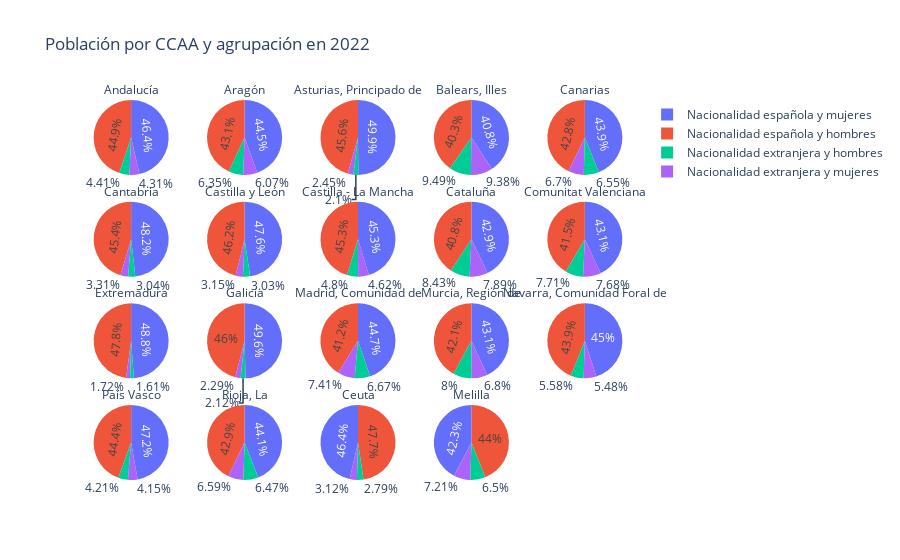

The notebook cell this image was saved under:
### Code cell
spanish_population_per_ccaa_small_multiple_pies()

### Figure 1 — Plotly figure (JSON) as saved in the notebook; plotly's stock layout.template omitted (floating-point values rounded to 4 significant figures)
{"data": [{"domain": {"x": [0, 0.184], "y": [0.8025, 1]}, "hovertemplate": "Comunidades y Ciudades Autónomas=Andalucía<br>Agrupación=%{label}<br>Total=%{value}<extra></extra>", "labels": ["Nacionalidad española y hombres", "Nacionalidad española y mujeres", "Nacionalidad extranjera y hombres", "Nacionalidad extranjera y mujeres"], "legendgroup": "", "name": "", "showlegend": true, "type": "pie", "values": [3812505, 3946304, 375090, 366288]}, {"domain": {"x": [0.204, 0.388], "y": [0.8025, 1]}, "hovertemplate": "Comunidades y Ciudades Autónomas=Aragón<br>Agrupación=%{label}<br>Total=%{value}<extra></extra>", "labels": ["Nacionalidad española y hombres", "Nacionalidad española y mujeres", "Nacionalidad extranjera y hombres", "Nacionalidad extranjera y mujeres"], "legendgroup": "", "name": "", "showlegend": true, "type": "pie", "values": [571243, 590310, 84233, 80529]}, {"domain": {"x": [0.408, 0.592], "y": [0.8025, 1]}, "hovertemplate": "Comunidades y Ciudades Autónomas=Asturias, Principado de<br>Agrupación=%{label}<br>Total=%{value}<extra></extra>", "labels": ["Nacionalidad española y hombres", "Nacionalidad española y mujeres", "Nacionalidad extranjera y hombres", "Nacionalidad extranjera y mujeres"], "legendgroup": "", "name": "", "showlegend": true, "type": "pie", "values": [458084, 500972, 21050, 24580]}, {"domain": {"x": [0.612, 0.796], "y": [0.8025, 1]}, "hovertemplate": "Comunidades y Ciudades Autónomas=Balears, Illes<br>Agrupación=%{label}<br>Total=%{value}<extra></extra>", "labels": ["Nacionalidad española y hombres", "Nacionalidad española y mujeres", "Nacionalidad extranjera y hombres", "Nacionalidad extranjera y mujeres"], "legendgroup": "", "name": "", "showlegend": true, "type": "pie", "values": [474021, 480621, 111675, 110342]}, {"domain": {"x": [0.816, 1], "y": [0.8025, 1]}, "hovertemplate": "Comunidades y Ciudades Autónomas=Canarias<br>Agrupación=%{label}<br>Total=%{value}<extra></extra>", "labels": ["Nacionalidad española y hombres", "Nacionalidad española y mujeres", "Nacionalidad extranjera y hombres", "Nacionalidad extranjera y mujeres"], "legendgroup": "", "name": "", "showlegend": true, "type": "pie", "values": [932850, 956362, 142565, 145924]}, {"domain": {"x": [0, 0.184], "y": [0.535, 0.7325]}, "hovertemplate": "Comunidades y Ciudades Autónomas=Cantabria<br>Agrupación=%{label}<br>Total=%{value}<extra></extra>", "labels": ["Nacionalidad española y hombres", "Nacionalidad española y mujeres", "Nacionalidad extranjera y hombres", "Nacionalidad extranjera y mujeres"], "legendgroup": "", "name": "", "showlegend": true, "type": "pie", "values": [265907, 282292, 17811, 19392]}, {"domain": {"x": [0.204, 0.388], "y": [0.535, 0.7325]}, "hovertemplate": "Comunidades y Ciudades Autónomas=Castilla y León<br>Agrupación=%{label}<br>Total=%{value}<extra></extra>", "labels": ["Nacionalidad española y hombres", "Nacionalidad española y mujeres", "Nacionalidad extranjera y hombres", "Nacionalidad extranjera y mujeres"], "legendgroup": "", "name": "", "showlegend": true, "type": "pie", "values": [1095881, 1130104, 72002, 74653]}, {"domain": {"x": [0.408, 0.592], "y": [0.535, 0.7325]}, "hovertemplate": "Comunidades y Ciudades Autónomas=Castilla - La Mancha<br>Agrupación=%{label}<br>Total=%{value}<extra></extra>", "labels": ["Nacionalidad española y hombres", "Nacionalidad española y mujeres", "Nacionalidad extranjera y hombres", "Nacionalidad extranjera y mujeres"], "legendgroup": "", "name": "", "showlegend": true, "type": "pie", "values": [929397, 930456, 98606, 94869]}, {"domain": {"x": [0.612, 0.796], "y": [0.535, 0.7325]}, "hovertemplate": "Comunidades y Ciudades Autónomas=Cataluña<br>Agrupación=%{label}<br>Total=%{value}<extra></extra>", "labels": ["Nacionalidad española y hombres", "Nacionalidad española y mujeres", "Nacionalidad extranjera y hombres", "Nacionalidad extranjera y mujeres"], "legendgroup": "", "name": "", "showlegend": true, "type": "pie", "values": [3176747, 3344054, 657039, 614771]}, {"domain": {"x": [0.816, 1], "y": [0.535, 0.7325]}, "hovertemplate": "Comunidades y Ciudades Autónomas=Comunitat Valenciana<br>Agrupación=%{label}<br>Total=%{value}<extra></extra>", "labels": ["Nacionalidad española y hombres", "Nacionalidad española y mujeres", "Nacionalidad extranjera y hombres", "Nacionalidad extranjera y mujeres"], "legendgroup": "", "name": "", "showlegend": true, "type": "pie", "values": [2117021, 2196477, 392940, 391529]}, {"domain": {"x": [0, 0.184], "y": [0.2675, 0.465]}, "hovertemplate": "Comunidades y Ciudades Autónomas=Extremadura<br>Agrupación=%{label}<br>Total=%{value}<extra></extra>", "labels": ["Nacionalidad española y hombres", "Nacionalidad española y mujeres", "Nacionalidad extranjera y hombres", "Nacionalidad extranjera y mujeres"], "legendgroup": "", "name": "", "showlegend": true, "type": "pie", "values": [504519, 515119, 16944, 18194]}, {"domain": {"x": [0.204, 0.388], "y": [0.2675, 0.465]}, "hovertemplate": "Comunidades y Ciudades Autónomas=Galicia<br>Agrupación=%{label}<br>Total=%{value}<extra></extra>", "labels": ["Nacionalidad española y hombres", "Nacionalidad española y mujeres", "Nacionalidad extranjera y hombres", "Nacionalidad extranjera y mujeres"], "legendgroup": "", "name": "", "showlegend": true, "type": "pie", "values": [1237678, 1334046, 57030, 61710]}, {"domain": {"x": [0.408, 0.592], "y": [0.2675, 0.465]}, "hovertemplate": "Comunidades y Ciudades Autónomas=Madrid, Comunidad de<br>Agrupación=%{label}<br>Total=%{value}<extra></extra>", "labels": ["Nacionalidad española y hombres", "Nacionalidad española y mujeres", "Nacionalidad extranjera y hombres", "Nacionalidad extranjera y mujeres"], "legendgroup": "", "name": "", "showlegend": true, "type": "pie", "values": [2780057, 3020310, 450097, 499872]}, {"domain": {"x": [0.612, 0.796], "y": [0.2675, 0.465]}, "hovertemplate": "Comunidades y Ciudades Autónomas=Murcia, Región de<br>Agrupación=%{label}<br>Total=%{value}<extra></extra>", "labels": ["Nacionalidad española y hombres", "Nacionalidad española y mujeres", "Nacionalidad extranjera y hombres", "Nacionalidad extranjera y mujeres"], "legendgroup": "", "name": "", "showlegend": true, "type": "pie", "values": [644830, 660283, 122578, 104187]}, {"domain": {"x": [0.816, 1], "y": [0.2675, 0.465]}, "hovertemplate": "Comunidades y Ciudades Autónomas=Navarra, Comunidad Foral de<br>Agrupación=%{label}<br>Total=%{value}<extra></extra>", "labels": ["Nacionalidad española y hombres", "Nacionalidad española y mujeres", "Nacionalidad extranjera y hombres", "Nacionalidad extranjera y mujeres"], "legendgroup": "", "name": "", "showlegend": true, "type": "pie", "values": [291531, 299111, 37089, 36386]}, {"domain": {"x": [0, 0.184], "y": [0, 0.1975]}, "hovertemplate": "Comunidades y Ciudades Autónomas=País Vasco<br>Agrupación=%{label}<br>Total=%{value}<extra></extra>", "labels": ["Nacionalidad española y hombres", "Nacionalidad española y mujeres", "Nacionalidad extranjera y hombres", "Nacionalidad extranjera y mujeres"], "legendgroup": "", "name": "", "showlegend": true, "type": "pie", "values": [980673, 1042884, 92920, 91697]}, {"domain": {"x": [0.204, 0.388], "y": [0, 0.1975]}, "hovertemplate": "Comunidades y Ciudades Autónomas=Rioja, La<br>Agrupación=%{label}<br>Total=%{value}<extra></extra>", "labels": ["Nacionalidad española y hombres", "Nacionalidad española y mujeres", "Nacionalidad extranjera y hombres", "Nacionalidad extranjera y mujeres"], "legendgroup": "", "name": "", "showlegend": true, "type": "pie", "values": [137163, 140974, 20688, 21067]}, {"domain": {"x": [0.408, 0.592], "y": [0, 0.1975]}, "hovertemplate": "Comunidades y Ciudades Autónomas=Ceuta<br>Agrupación=%{label}<br>Total=%{value}<extra></extra>", "labels": ["Nacionalidad española y hombres", "Nacionalidad española y mujeres", "Nacionalidad extranjera y hombres", "Nacionalidad extranjera y mujeres"], "legendgroup": "", "name": "", "showlegend": true, "type": "pie", "values": [39607, 38600, 2320, 2590]}, {"domain": {"x": [0.612, 0.796], "y": [0, 0.1975]}, "hovertemplate": "Comunidades y Ciudades Autónomas=Melilla<br>Agrupación=%{label}<br>Total=%{value}<extra></extra>", "labels": ["Nacionalidad española y hombres", "Nacionalidad española y mujeres", "Nacionalidad extranjera y hombres", "Nacionalidad extranjera y mujeres"], "legendgroup": "", "name": "", "showlegend": true, "type": "pie", "values": [37453, 36042, 5537, 6138]}], "layout": {"annotations": [{"font": {}, "showarrow": false, "text": "País Vasco", "x": 0.092, "xanchor": "center", "xref": "paper", "y": 0.1975, "yanchor": "bottom", "yref": "paper"}, {"font": {}, "showarrow": false, "text": "Rioja, La", "x": 0.296, "xanchor": "center", "xref": "paper", "y": 0.1975, "yanchor": "bottom", "yref": "paper"}, {"font": {}, "showarrow": false, "text": "Ceuta", "x": 0.5, "xanchor": "center", "xref": "paper", "y": 0.1975, "yanchor": "bottom", "yref": "paper"}, {"font": {}, "showarrow": false, "text": "Melilla", "x": 0.704, "xanchor": "center", "xref": "paper", "y": 0.1975, "yanchor": "bottom", "yref": "paper"}, {"font": {}, "showarrow": false, "text": "Extremadura", "x": 0.092, "xanchor": "center", "xref": "paper", "y": 0.465, "yanchor": "bottom", "yref": "paper"}, {"font": {}, "showarrow": false, "text": "Galicia", "x": 0.296, "xanchor": "center", "xref": "paper", "y": 0.465, "yanchor": "bottom", "yref": "paper"}, {"font": {}, "showarrow": false, "text": "Madrid, Comunidad de", "x": 0.5, "xanchor": "center", "xref": "paper", "y": 0.465, "yanchor": "bottom", "yref": "paper"}, {"font": {}, "showarrow": false, "text": "Murcia, Región de", "x": 0.704, "xanchor": "center", "xref": "paper", "y": 0.465, "yanchor": "bottom", "yref": "paper"}, {"font": {}, "showarrow": false, "text": "Navarra, Comunidad Foral de", "x": 0.908, "xanchor": "center", "xref": "paper", "y": 0.465, "yanchor": "bottom", "yref": "paper"}, {"font": {}, "showarrow": false, "text": "Cantabria", "x": 0.092, "xanchor": "center", "xref": "paper", "y": 0.7325, "yanchor": "bottom", "yref": "paper"}, {"font": {}, "showarrow": false, "text": "Castilla y León", "x": 0.296, "xanchor": "center", "xref": "paper", "y": 0.7325, "yanchor": "bottom", "yref": "paper"}, {"font": {}, "showarrow": false, "text": "Castilla - La Mancha", "x": 0.5, "xanchor": "center", "xref": "paper", "y": 0.7325, "yanchor": "bottom", "yref": "paper"}, {"font": {}, "showarrow": false, "text": "Cataluña", "x": 0.704, "xanchor": "center", "xref": "paper", "y": 0.7325, "yanchor": "bottom", "yref": "paper"}, {"font": {}, "showarrow": false, "text": "Comunitat Valenciana", "x": 0.908, "xanchor": "center", "xref": "paper", "y": 0.7325, "yanchor": "bottom", "yref": "paper"}, {"font": {}, "showarrow": false, "text": "Andalucía", "x": 0.092, "xanchor": "center", "xref": "paper", "y": 1, "yanchor": "bottom", "yref": "paper"}, {"font": {}, "showarrow": false, "text": "Aragón", "x": 0.296, "xanchor": "center", "xref": "paper", "y": 1, "yanchor": "bottom", "yref": "paper"}, {"font": {}, "showarrow": false, "text": "Asturias, Principado de", "x": 0.5, "xanchor": "center", "xref": "paper", "y": 1, "yanchor": "bottom", "yref": "paper"}, {"font": {}, "showarrow": false, "text": "Balears, Illes", "x": 0.704, "xanchor": "center", "xref": "paper", "y": 1, "yanchor": "bottom", "yref": "paper"}, {"font": {}, "showarrow": false, "text": "Canarias", "x": 0.908, "xanchor": "center", "xref": "paper", "y": 1, "yanchor": "bottom", "yref": "paper"}], "legend": {"tracegroupgap": 0}, "title": {"text": "Población por CCAA y agrupación en 2022"}}}
